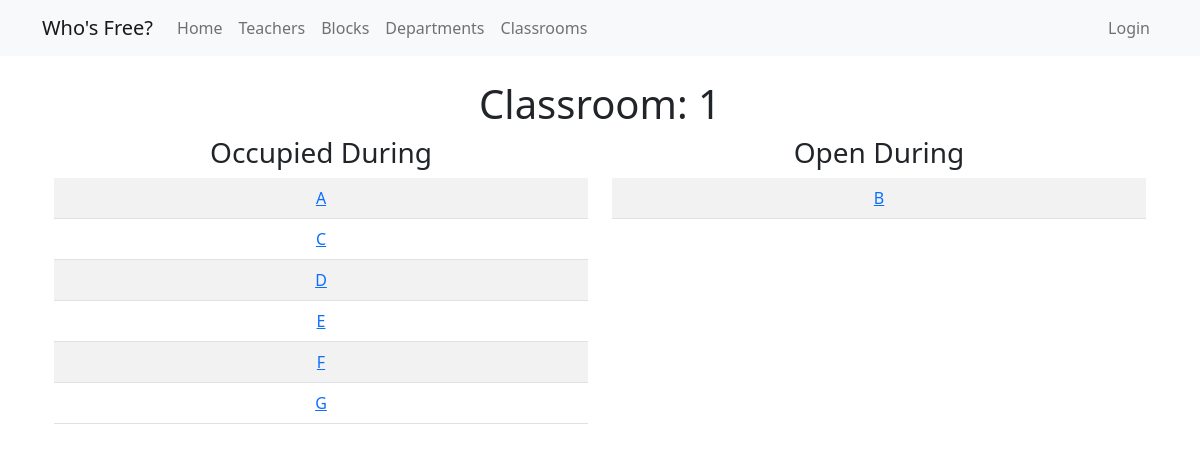
The app's page /classroom-detail.php?room=2 with its own data.
### tables this page shows
CREATE TABLE `classrooms` (
  `id` int(11) NOT NULL,
  `name` varchar(50) NOT NULL
);

CREATE TABLE `classrooms_blocks` (
  `classroom_id` int(11) NOT NULL,
  `block_id` int(11) NOT NULL
);

CREATE TABLE `blocks` (
  `id` int(11) NOT NULL,
  `name` enum('A','B','C','D','E','F','G') NOT NULL
);

### app/helpers.php (called while the page is built, shortened)
<?php
function view($name, $model = '', $data = '', $free = '', $or = '', $fr = '') {
  global $view_bag;
  require(APP_PATH . "views/layout.view.php");
}
function get_block($id) {
  $blocks = [
    1 => 'A',
    3 => 'B',
    4 => 'C',
    5 => 'D',
    6 => 'E',
    7 => 'F',
    8 => 'G'
  ];
  return $blocks[$id];
}

### classroom-detail.php (called while the page is built, shortened)
<?php
$id = $_GET['room'];
$classroom = Data::get_classroom($id);
$blocks = Data::get_classroom_blocks($id);
$free = Data::get_classroom_free_blocks($id);
$classroom_name = $classroom->name;
$view_bag = [
  'title' => "Classroom: $classroom_name",
  'heading' => "Classroom: $classroom_name"
];
view('classroom-detail', $classroom, $blocks, $free);

### app/data/dataprovider.class.php (called while the page is built, shortened)
<?php
class DataProvider
{
  function __construct($source) {
    $this->source = $source;
  }
  private function connect() {
    try {
      return new PDO($this->source, CONFIG['db_user'], CONFIG['db_password']);
    } catch (PDOException $e) {
      return null;
    }
  }
  private function query($sql, $sql_params = [], $class = '') {
    $db = $this->connect();
    if (empty($sql_params)) {
      $query = $db->query($sql);
    } else {
      $query = $db->prepare($sql);
      $query->execute($sql_params);
    }
    if ($query === false) {
      return [];
    } else {
      $data = $query->fetchAll(PDO::FETCH_CLASS, $class);
      return $data;
    }
  }
  private function get($sql, $sql_params, $class) {
    $db = $this->connect();
    $stmt = $db->prepare($sql);
    $stmt->execute($sql_params);
    $data = $stmt->fetchAll(PDO::FETCH_CLASS, $class);
    return $data[0];
  }
  public function get_classroom($id) {
    $sql = 'SELECT * FROM classrooms WHERE id = :id;';
    return $this->get($sql, [':id' => $id], 'Classroom');
  }
  public function get_classroom_blocks($classroom_id) {
    $sql = 'SELECT * FROM classrooms_blocks WHERE classroom_id = :classroom_id;';
    return $this->query($sql, [':classroom_id' => $classroom_id], 'ClassroomBlock');
  }
  public function get_classroom_free_blocks($classroom_id) {
    $sql = <<<EOS
    SELECT * FROM blocks
    WHERE blocks.id NOT IN (
      SELECT blocks.id FROM blocks
      LEFT JOIN classrooms_blocks
      ON blocks.id = classrooms_blocks.block_id
      LEFT JOIN classrooms
      ON classrooms.id = classrooms_blocks.classroom_id
      WHERE classrooms_blocks.classroom_id = :classroom_id
    );
    EOS;
    return $this->query($sql, [':classroom_id' => $classroom_id], 'Block');
  }
}

### app/data/data.class.php (called while the page is built, shortened)
<?php
require('dataprovider.class.php');
class Data
{
  static private $ds;
  static public function initialize(DataProvider $data_provider) {
    return self::$ds = $data_provider;
  }
  static public function get_classroom($id) {
    return self::$ds->get_classroom($id);
  }
  static public function get_classroom_blocks($classroom_id) {
    return self::$ds->get_classroom_blocks($classroom_id);
  }
  static public function get_classroom_free_blocks($classroom_id) {
    return self::$ds->get_classroom_free_blocks($classroom_id);
  }
}

### views/classroom-detail.view.php (the view, shortened to what this page needs)
  <div class="container text-center">
  <div class="row">
    <div class="col">
      <h3>Occupied During</h3>
      <table class="table table-striped">
        <?php foreach($data as $block) : ?>
          <tr>
            <td>
              <a href="block-detail.php?block=<?= $block->block_id; ?>">
                <?= get_block($block->block_id); ?>
              </a>
            </td>
          </tr>
        <?php endforeach; ?>
      </table>
    </div>
  <div class="col">
    <h3>Open During</h3>
    <table class="table table-striped">
      <?php foreach($free as $block) : ?>
        <tr>
          <td>
            <a href="block-detail.php?block=<?= $block->id; ?>">
              <?= get_block($block->id); ?>
            </a>
          </td>
        </tr>
      <?php endforeach; ?>
    </table>
  </div>
</div>

### views/layout.view.php (shortened to what this page needs)
<!DOCTYPE html>
<html lang="en">
  <head>
    <link href="https://cdn.jsdelivr.net/npm/bootstrap@5.2.0/dist/css/bootstrap.min.css" rel="stylesheet">
  </head>
  <body>
    <?php require('partials/nav.php'); ?>
    <div class="container">
      <div class="row">
        <div class="col-lg-12">
          <h1 class="mt-4 text-center"><?= $view_bag['heading']; ?></h1>
          <?php require("{$name}.view.php"); ?>
        </div>
      </div>
    </div>
  </body>
</html>

### records on screen
classrooms: name "Classroom: 1"
classrooms_blocks: block "A"
classrooms_blocks: block "C"
classrooms_blocks: block "D"
classrooms_blocks: block "E"
classrooms_blocks: block "F"
classrooms_blocks: block "G"
blocks: id "B"
